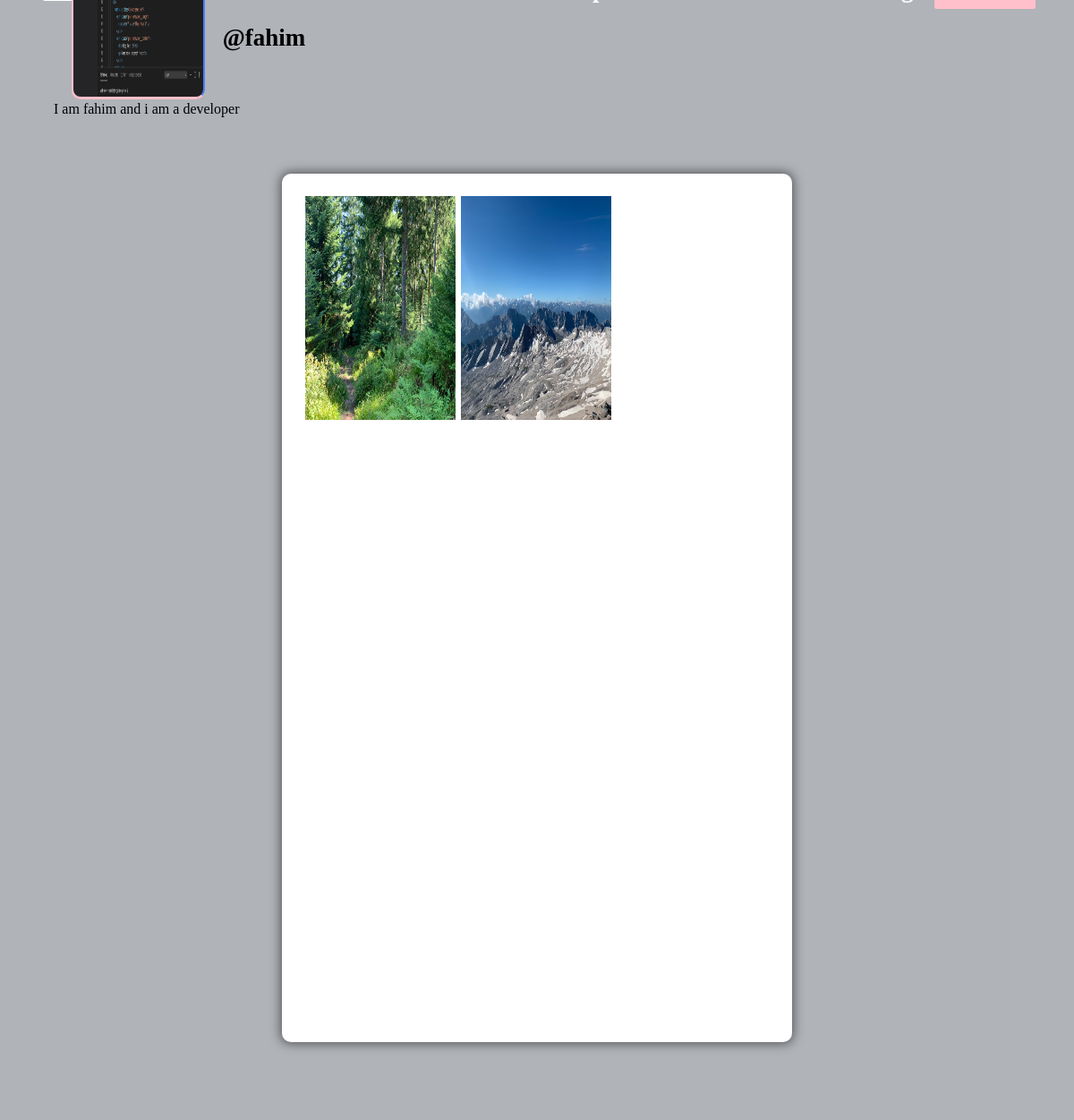
Screenshot of /profile/fahim/ (signed in) with the database file from the repository.
### core/models.py (models this page shows, shortened)
class Profile(models.Model):
    user = models.ForeignKey(User, on_delete=models.CASCADE)
    id_user = models.IntegerField()
    bio = models.TextField(blank=True)
    profileimg = models.ImageField(upload_to="profile_images", default ="blank-profile-picture.png")
    location = models.CharField( max_length=100,blank=True)

class Post(models.Model):
    id = models.UUIDField(primary_key=True, default=uuid.uuid4)
    user = models.CharField( max_length=100)
    image = models.ImageField(upload_to="post_images")
    caption = models.TextField()
    created_at = models.DateTimeField(default=datetime.now)
    no_of_likes = models.IntegerField(default=0)

### core/views.py (the view)
# urls.py: path("profile/<str:pk>/",views.profile, name="profile"),
@login_required(login_url="login")
def profile(request, pk):
    user_object = User.objects.get(username=pk)
    user_profile = Profile.objects.get(user=user_object)
    user_posts = Post.objects.filter(user=pk)
    user_posts_length = len(user_posts)
    follower = request.user.username
    user = pk
    using_follower = len(FollowCount.objects.filter(user=pk))
    using_following = len(FollowCount.objects.filter(follower=pk))
    if FollowCount.objects.filter(follower=follower,user=user).first():
        button_text ="Unfollow"
    else:
        button_text = "Follow"
    context ={
        "user_object":user_object,
        "user_profile":user_profile,
        "user_posts":user_posts,
        "posts_length":user_posts_length,
        "button_text":button_text,
        "using_follower":using_follower,
        "using_following":using_following
    }
    return render(request, "profile.html", context)

### templates/profile.html (shortened to what this page needs)
{% load static %}
<!DOCTYPE html>
<html lang="en">
<head>
    <link rel="stylesheet" href="{% static 'css/main.min.css' %}">
    <link rel="stylesheet" href="{% static 'css/style.css' %}">
    <link rel="stylesheet" href="{% static 'css/color.css' %}">
    <link rel="stylesheet" href="{% static 'css/responsive.css' %}">
</head>
<body>
	<section>
			<div class="feature-photo">
				<figure><img src="{% static 'images/resources/timeline-1.jpg' %}" alt=""></figure>
				<form action="{% url "follow" %}" method="POST">
					<div class="add-btn">
					{% if user_object.username == user.username %}
                    <a href="{% url "setting" %}" data-ripple="">Account settings</a>
					{% else %}
					<a data-ripple=""><button type="submit" style="background-color: #ffc0cb; border: #ffc0cb;">{{button_text}}</button></a>
					{% endif %}
					</div>
				</form>
				<div class="container-fluid">
					<div class="row merged">
						<div class="col-lg-2 col-sm-3">
							<div class="user-avatar">
								<figure>
									<img src="{{user_profile.profileimg.url}}" style="height: 250px; width: 100%;" alt="">
								</figure>
							</div>
						</div>
						<div class="col-lg-10 col-sm-9">
							<div class="timeline-info">
								<ul>
									<li class="admin-name">
									  <h5 style="color: black;white-space: nowrap; width: 110px; font-size: 27px;"><b>@{{user_object.username}}</b></h5>
									</li>
								</ul>
							</div>
						</div>
					</div>
				</div>
			</div>
		</section>
		<section>
			<div class="bio">
				{{user_profile.bio}}
			</div>
		</section>
	<section>
		<div class="gap gray-bg">
			<div class="container-fluid">
				<div class="row">
					<div class="col-lg-12">
						<div class="row" id="page-contents">
							<div class="col-lg-3">
								<aside class="sidebar static">
								</aside>
							</div>
							<div class="col-lg-6">
								<div class="central-meta">
									<ul class="photos">
										{% for post in user_posts %}
										<li>
											<a class="strip" href="{{post.image.url}}" title="" data-strip-group="mygroup" data-strip-group-options="loop: false">
												<img src="{{post.image.url}}" style="height: 250px; width: 300px;" alt=""></a>
										</li>
										{% endfor %}
									</ul>
								</div>
							</div>
							<div class="col-lg-3">
								<aside class="sidebar static">
								</aside>
							</div>
						</div>
					</div>
				</div>
			</div>
		</div>
	</section>
</body>
</html>

### static/css/color.css (style rules this page uses)
#nprogress .bar, .timeline-info > ul li a::before, .add-btn > a, .activitiez > li::before, form button, .colla-apps > li a:hover, a.underline:before, .setting-row input:checked + label, .user-avatar:hover .edit-phto, .error-meta > a, .color-bg, .add-butn, .nav.nav-tabs.likes-btn > li a.active, a.dislike-btn, .drop > a:hover, .btn-view.btn-load-more:hover, .accordion .card h5 button[aria-expanded="true"], .chat-head, .f-page > figure em, .inbox-panel-head > ul > li > a, .nav-tabs--left .nav-link.active, .nav-tabs--left .nav-link.active:hover, footer .widget-title h4::before, #topcontrol, .sidebar .widget-title::before, .f-title::before, .g-post-classic > figure > i::after, .purify > a, .help-list > a:hover, .open-position::before, .info > a, .category-box:hover, .category-box.selected, a.main-btn, .section-heading::before, .getquot-baner, .more-branches > h4::before, .is-helpful > a, .cart-optionz > li > a:hover, .paginationz > li a:hover, .paginationz > li a.active, .shopping-cart, a.btn2:hover, .form-submit > input[type="submit"], button.submit-checkout, .delete-cart:hover, .proceed .button, .amount-area .update-cart, a.addnewforum, .apply-bttons > a { background: orange; }

### static/css/responsive.css (style rules this page uses)
@media screen and (max-width: 1281px) and (min-width: 1024px) { .photos > li { min-width: 32.2%; width: 32.2%; } }
@media screen and (max-width: 1281px) and (min-width: 1024px) { .timeline-info { line-height: 51px; } }
@media screen and (max-width: 1281px) and (min-width: 1024px) { .timeline-info .admin-name > h5 { font-size: 20px; } }
@media screen and (max-width: 1281px) and (min-width: 1024px) { .user-avatar { width: 80.2% } }

### rows the page displays
Profile: profileimg (picture), bio "I am fahim and i am a developer"
Post: image (picture)
Post: image (picture)

### other values shown
{{ user_object.username }} "fahim"
